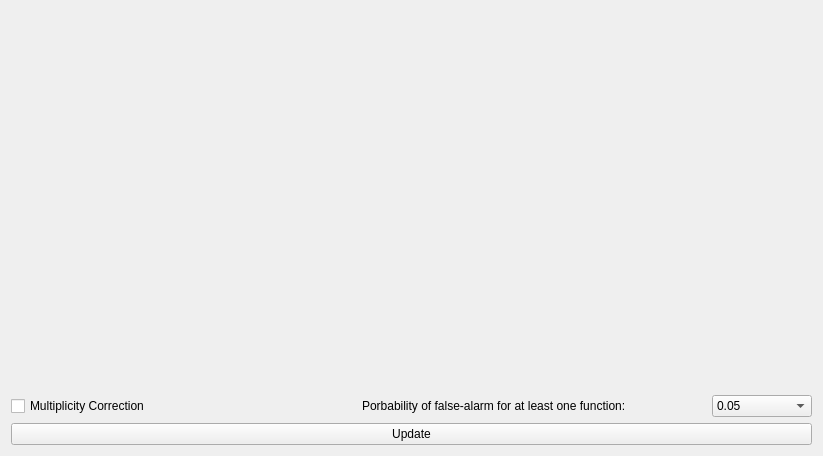
<?xml version="1.0" encoding="UTF-8"?>
<ui version="4.0">
 <class>SamplingWithFrameTrackWidget</class>
 <widget class="QWidget" name="SamplingWithFrameTrackWidget">
  <property name="geometry">
   <rect>
    <x>0</x>
    <y>0</y>
    <width>823</width>
    <height>456</height>
   </rect>
  </property>
  <property name="windowTitle">
   <string>Form</string>
  </property>
  <layout class="QVBoxLayout" name="verticalLayout">
   <item>
    <layout class="QHBoxLayout" name="horizontalLayout">
     <item>
      <widget class="orbit_mizar::SamplingWithFrameTrackInputWidget" name="baseline_input_" native="true"/>
     </item>
     <item>
      <widget class="orbit_mizar::SamplingWithFrameTrackInputWidget" name="comparison_input_" native="true"/>
     </item>
    </layout>
   </item>
   <item>
    <layout class="QHBoxLayout" name="horizontalLayout_3">
     <item>
      <widget class="QCheckBox" name="multiplicity_correction_">
       <property name="maximumSize">
        <size>
         <width>16777215</width>
         <height>30</height>
        </size>
       </property>
       <property name="text">
        <string>Multiplicity Correction</string>
       </property>
      </widget>
     </item>
     <item>
      <widget class="QLabel" name="significance_level_label_">
       <property name="maximumSize">
        <size>
         <width>350</width>
         <height>30</height>
        </size>
       </property>
       <property name="text">
        <string>Porbability of false-alarm for at least one function:</string>
       </property>
      </widget>
     </item>
     <item>
      <widget class="QComboBox" name="significance_level_">
       <property name="maximumSize">
        <size>
         <width>100</width>
         <height>16777215</height>
        </size>
       </property>
       <property name="currentText">
        <string>0.05</string>
       </property>
       <item>
        <property name="text">
         <string>0.05</string>
        </property>
       </item>
       <item>
        <property name="text">
         <string>0.01</string>
        </property>
       </item>
      </widget>
     </item>
    </layout>
   </item>
   <item>
    <widget class="QPushButton" name="update_button_">
     <property name="text">
      <string>Update</string>
     </property>
    </widget>
   </item>
  </layout>
 </widget>
 <customwidgets>
  <customwidget>
   <class>orbit_mizar::SamplingWithFrameTrackInputWidget</class>
   <extends>QWidget</extends>
   <header>SamplingWithFrameTrackInputWidget.h</header>
   <container>1</container>
  </customwidget>
 </customwidgets>
 <resources/>
 <connections/>
</ui>
